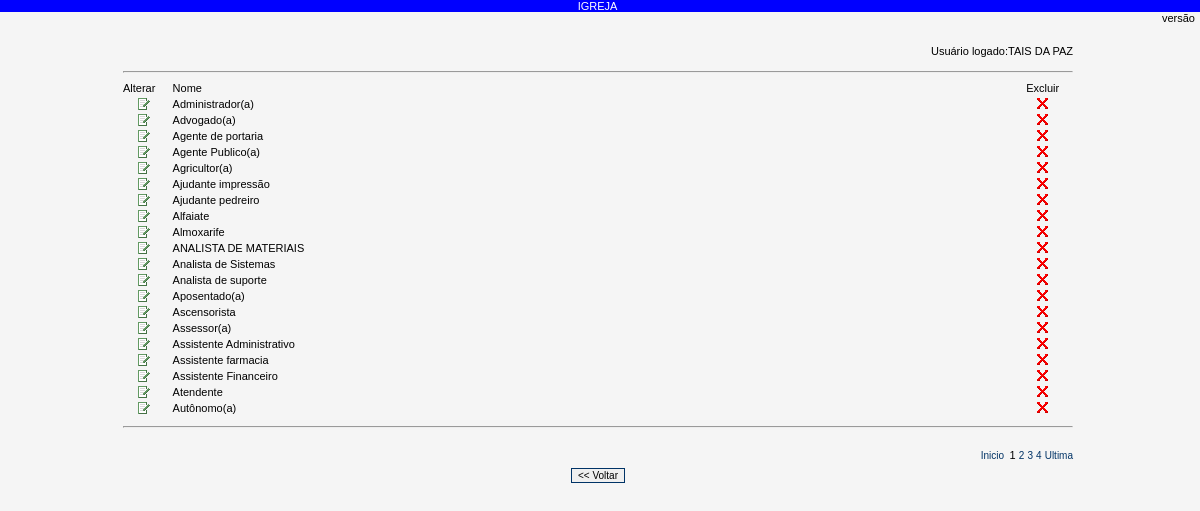
Page /profissao_lista.php (signed in) on the committed database.
### tables this page shows
CREATE TABLE IF NOT EXISTS `profissoes` (
  `pk_profissao` int(11) NOT NULL AUTO_INCREMENT,
  `nm_profissao` varchar(50) NOT NULL,
  PRIMARY KEY (`pk_profissao`)
);

### profissao_lista.php (the view, shortened to what this page needs)
<?php
include "cabecalho/cabecalho.php";
$login_igreja = @$_SESSION['login_igreja'];
 if ($login_igreja){
?>
<html>
<head>
</head>
<link rel="stylesheet" href="css/estilo.css" type="text/css">
<link rel="stylesheet" href="css/filadelfia.css" type="text/css">
<body bgcolor="#F5F5F5" onLoad="javascript:caixas()">
<?php
$nm_usuario = $_SESSION["user"];
?>
<form name="formulario">
  <table width="80%" border="0" align="center">
    <tr>
      <td colspan="3" class="labelDireita">Usu&aacute;rio logado:<?php echo $nm_usuario;?></td>
    </tr>
    <tr>
      <td colspan="3" class="labelEsquerda">
      </td>
    </tr>
    <tr>
      <td colspan="3" class="labelEsquerda"><hr></td>
    </tr>
    <tr>
      <td width="5%" class="labelEsquerda">Alterar</td>
      <td width="88%" class="labelEsquerda">Nome</td>
      <td width="7%" class="labelCentro">Excluir</td>
    </tr>
    <?php
	$p = @$_GET["p"];
	if(isset($p)) {
	$p = $p;
	} else {
	$p = 1;
	}
	$qnt = 20;
	$inicio = ($p*$qnt) - $qnt;
	$sql = mysql_query("SELECT * FROM profissoes ORDER BY nm_profissao LIMIT $inicio, $qnt");
	$row = mysql_num_rows($sql);
	for ($z = 0; $z < $row; $z++){
	$pk_profissao = mysql_result($sql, $z, "pk_profissao");
	?>
    <tr onMouseOver="move_i(this)" onMouseOut="move_o(this)">
      <td class="labelCentro"><a href="javascript:tpl('classes/interface.php?alterarProfLista=alterarProfLista&pk_profissao=<?php echo $pk_profissao;?>')"><img src="img/insert.gif" width="12" height="12"></a></td>
      <td class="labelEsquerda"><?php echo mysql_result($sql, $z, "nm_profissao");?></td>
      <td class="labelCentro"><a href="javascript:del('classes/interface.php?excluirProfissao=excluirProfissao&pk_profissao=<?php echo $pk_profissao;?>')"><img src="img/excluir2.gif" width="12" height="12"></a></td>
    </tr>
    <?php }?>
  </table>
<table width="80%" border="0" align="center">
     <tr>
      <td class="labelCentro"><hr></td>
    </tr>
   <tr>
      <td class="labelDireita">
        <?php
echo "<br />";
$sql_select_all = "SELECT * FROM profissoes ORDER BY nm_profissao ";
$sql_query_all = mysql_query($sql_select_all);
$total_registros = mysql_num_rows($sql_query_all);
$pags = ceil($total_registros/$qnt);
$max_links = 3;
echo "<font size='1' face='Arial, Helvetica, sans-serif'><a href='profissao_lista.php?p=1' target='_self'>Inicio&nbsp;&nbsp;</a></font>";
echo $p." ";
for($i = $p+1; $i <= $p+$max_links; $i++) {
if($i > $pags)
{
}
else
{
echo "<font size='1' face='Arial, Helvetica, sans-serif'><a href='profissao_lista.php?p=".$i."' target='_self'>".$i."</a></font> ";
}
}
echo "<font size='1' face='Arial, Helvetica, sans-serif'><a href='profissao_lista.php?p=".$pags."' target='_self'>Ultima</a></font> ";
?>
      </td>
    </tr>
    <tr>
      <td class="labelCentro"><input name="volta" type="button" id="volta" onClick="tpl('tpl.php')" value="&lt;&lt; Voltar"></td>
    </tr>
 </table>
</form>
<?php
} else {
 include "rodape/rodape.php";
 }
 ?>
</html>

### css/estilo.css (style rules this page uses)
body { margin-left: 0px; margin-top: 0px; margin-right: 0px; margin-bottom: 0px; SCROLLBAR-FACE-COLOR: #ffffff; SCROLLBAR-HIGHLIGHT-COLOR: #BDD5E7; SCROLLBAR-SHADOW-COLOR: #ffffff; SCROLLBAR-3DLIGHT-COLOR: #ffffff; SCROLLBAR-ARROW-COLOR: #335ec1; }
input { font-family: Arial, Helvetica, sans-serif; font-size: 10px; color: #000000; border: 1px solid #003366; margin: 3px; }
A:link { color: #000000; text-decoration: none; }

### css/filadelfia.css (style rules this page uses)
a:link { color: #003366; }
.labelEsquerda { text-align: left; padding-right: 5px; font-family: Arial, Helvetica, sans-serif; font-size: 11px; color: #000000; }
.labelDireita { text-align: right; padding-right: 5px; font-family: Arial, Helvetica, sans-serif; font-size: 11px; color: #000000; }
.labelCentro { text-align: center; padding-right: 5px; font-family: Arial, Helvetica, sans-serif; font-size: 11px; color: #000000; }

### rows in the picture
profissoes: nm_profissao "Administrador(a)"
profissoes: nm_profissao "Advogado(a)"
profissoes: nm_profissao "Agente de portaria"
profissoes: nm_profissao "Agente Publico(a)"
profissoes: nm_profissao "Agricultor(a)"
profissoes: nm_profissao "Ajudante impressão"
profissoes: nm_profissao "Ajudante pedreiro"
profissoes: nm_profissao "Alfaiate"
profissoes: nm_profissao "Almoxarife"
profissoes: nm_profissao "ANALISTA DE MATERIAIS"
profissoes: nm_profissao "Analista de Sistemas"
profissoes: nm_profissao "Analista de suporte"
profissoes: nm_profissao "Aposentado(a)"
profissoes: nm_profissao "Ascensorista"
profissoes: nm_profissao "Assessor(a)"
profissoes: nm_profissao "Assistente Administrativo"
profissoes: nm_profissao "Assistente farmacia"
profissoes: nm_profissao "Assistente Financeiro"
profissoes: nm_profissao "Atendente"
profissoes: nm_profissao "Autônomo(a)"

### other values in the picture
$nm_usuario "TAIS DA PAZ"
$p "1"
